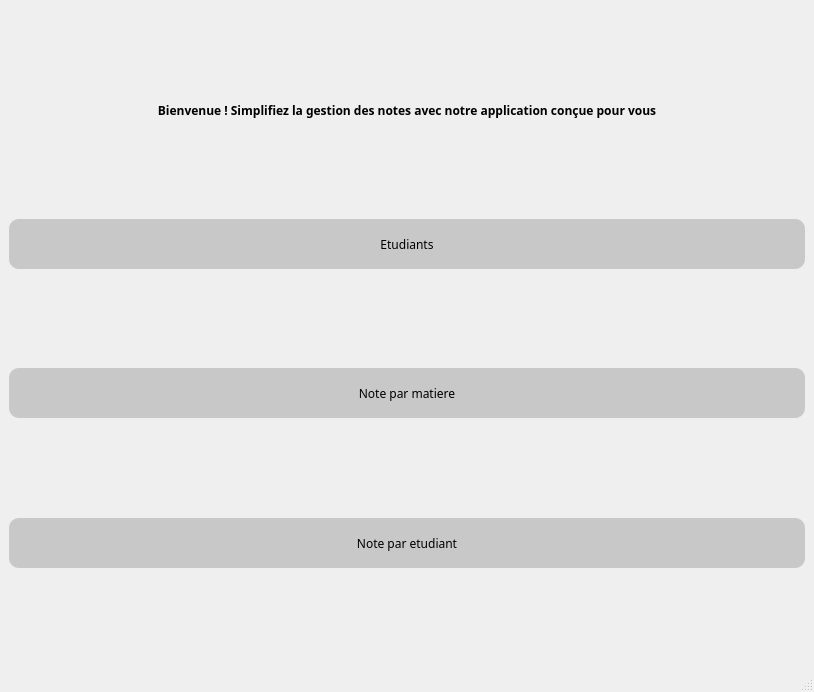
<?xml version="1.0" encoding="UTF-8"?>
<ui version="4.0">
 <class>menu</class>
 <widget class="QMainWindow" name="menu">
  <property name="geometry">
   <rect>
    <x>0</x>
    <y>0</y>
    <width>814</width>
    <height>692</height>
   </rect>
  </property>
  <property name="windowTitle">
   <string>MainWindow</string>
  </property>
  <property name="styleSheet">
   <string notr="true">QMainWindow{
font: &quot;Century Gothic&quot;;
margin-left: 10%;
margin-right: 10%;
}</string>
  </property>
  <widget class="QWidget" name="centralwidget">
   <layout class="QVBoxLayout" name="verticalLayout">
    <item>
     <spacer name="verticalSpacer_5">
      <property name="orientation">
       <enum>Qt::Vertical</enum>
      </property>
      <property name="sizeHint" stdset="0">
       <size>
        <width>20</width>
        <height>40</height>
       </size>
      </property>
     </spacer>
    </item>
    <item>
     <widget class="QLabel" name="label">
      <property name="font">
       <font>
        <family>Century Gothic</family>
        <pointsize>9</pointsize>
        <weight>75</weight>
        <italic>false</italic>
        <bold>true</bold>
       </font>
      </property>
      <property name="text">
       <string>Bienvenue ! Simplifiez la gestion des notes avec notre application conçue pour vous</string>
      </property>
      <property name="alignment">
       <set>Qt::AlignCenter</set>
      </property>
     </widget>
    </item>
    <item>
     <spacer name="verticalSpacer_4">
      <property name="orientation">
       <enum>Qt::Vertical</enum>
      </property>
      <property name="sizeHint" stdset="0">
       <size>
        <width>20</width>
        <height>40</height>
       </size>
      </property>
     </spacer>
    </item>
    <item>
     <widget class="QPushButton" name="pushButton">
      <property name="minimumSize">
       <size>
        <width>0</width>
        <height>50</height>
       </size>
      </property>
      <property name="font">
       <font>
        <family>Century Gothic</family>
       </font>
      </property>
      <property name="cursor">
       <cursorShape>PointingHandCursor</cursorShape>
      </property>
      <property name="styleSheet">
       <string notr="true">QPushButton{
	border-radius: 10px;
	background-color: rgb(200, 200, 200);
}
QPushButton:hover{
	background-color: rgb(180, 180, 180);
}</string>
      </property>
      <property name="text">
       <string>Etudiants</string>
      </property>
     </widget>
    </item>
    <item>
     <spacer name="verticalSpacer">
      <property name="orientation">
       <enum>Qt::Vertical</enum>
      </property>
      <property name="sizeHint" stdset="0">
       <size>
        <width>20</width>
        <height>40</height>
       </size>
      </property>
     </spacer>
    </item>
    <item>
     <widget class="QPushButton" name="pushButton_4">
      <property name="minimumSize">
       <size>
        <width>0</width>
        <height>50</height>
       </size>
      </property>
      <property name="font">
       <font>
        <family>Century Gothic</family>
       </font>
      </property>
      <property name="cursor">
       <cursorShape>PointingHandCursor</cursorShape>
      </property>
      <property name="styleSheet">
       <string notr="true">QPushButton{
	border-radius: 10px;
	background-color: rgb(200, 200, 200);
}
QPushButton:hover{
	background-color: rgb(180, 180, 180);
}</string>
      </property>
      <property name="text">
       <string>Note par matiere</string>
      </property>
     </widget>
    </item>
    <item>
     <spacer name="verticalSpacer_2">
      <property name="orientation">
       <enum>Qt::Vertical</enum>
      </property>
      <property name="sizeHint" stdset="0">
       <size>
        <width>20</width>
        <height>40</height>
       </size>
      </property>
     </spacer>
    </item>
    <item>
     <widget class="QPushButton" name="pushButton_3">
      <property name="minimumSize">
       <size>
        <width>0</width>
        <height>50</height>
       </size>
      </property>
      <property name="font">
       <font>
        <family>Century Gothic</family>
       </font>
      </property>
      <property name="cursor">
       <cursorShape>PointingHandCursor</cursorShape>
      </property>
      <property name="styleSheet">
       <string notr="true">QPushButton{
	border-radius: 10px;
	background-color: rgb(200, 200, 200);
	font: &quot;Century Gothic&quot;;
}
QPushButton:hover{
	background-color: rgb(180, 180, 180);
}</string>
      </property>
      <property name="text">
       <string>Note par etudiant</string>
      </property>
     </widget>
    </item>
    <item>
     <spacer name="verticalSpacer_3">
      <property name="orientation">
       <enum>Qt::Vertical</enum>
      </property>
      <property name="sizeHint" stdset="0">
       <size>
        <width>20</width>
        <height>40</height>
       </size>
      </property>
     </spacer>
    </item>
   </layout>
  </widget>
  <widget class="QMenuBar" name="menubar">
   <property name="geometry">
    <rect>
     <x>0</x>
     <y>0</y>
     <width>814</width>
     <height>26</height>
    </rect>
   </property>
  </widget>
  <widget class="QStatusBar" name="statusbar"/>
 </widget>
 <resources/>
 <connections/>
</ui>
